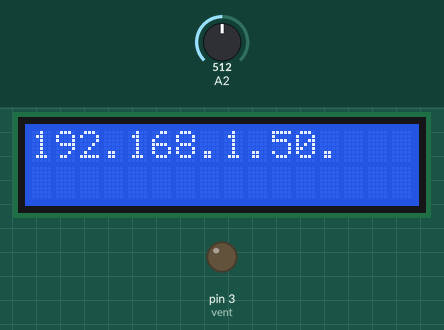
The sketch below on a simulated Arduino Leonardo, built with avr-gcc and run on an emulated ATmega32U4. On the bench: 16×2 character LCD, output pins drawn as LEDs (lit = HIGH). Inputs (shaded band) come from the test bench; at power-on: A2 = 512. WiFi joins after 1.5 s; servers stay silent unless stated; uploads are accepted with an empty reply; what the sketch prints to the serial monitor is not drawn.

Above: at 1.6 s.
At 4.7 s:
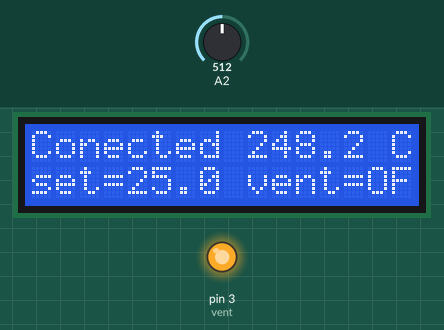
4.8 s: A2 set to 660
At 6.3 s:
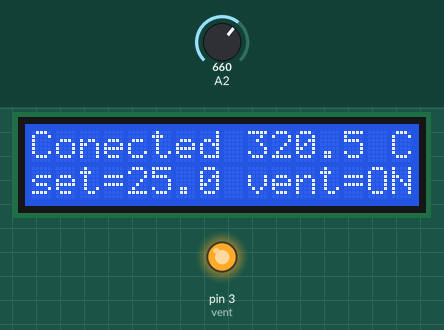
6.7 s: A2 set to 691
At 9.7 s:
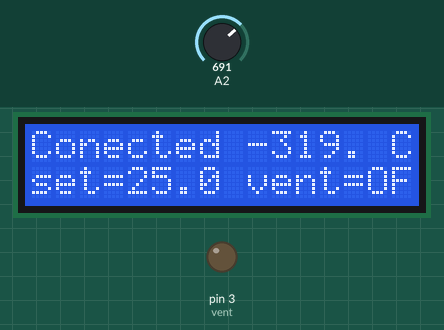
10.6 s: A2 set to 716
At 12.5 s:
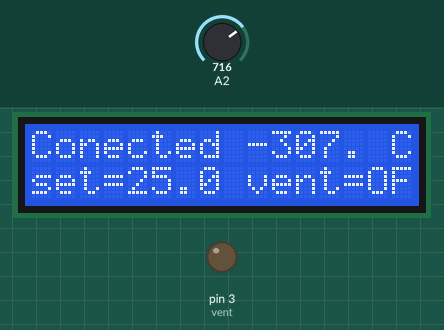
Timing chart, 0 to 14.0 s (numbered marks = the images above; inputs shaded):
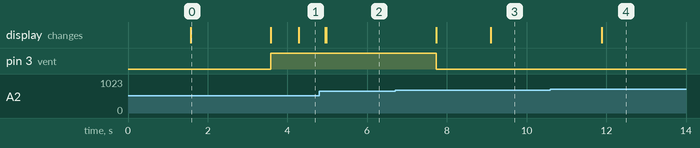

Measured:
- the behaviour switches between 674 and 675 on A2 (found by bisection; images 2 and 3)
- after the input at 4.8 s, the display: first differs from a run without the input after 0.17 s (image 2)
- after the input at 6.7 s, pin 3 (vent): HIGH → LOW after 1.0 s; the display: first changes after 1.0 s (image 3 shows a later state)
- after the input at 10.6 s, the display: changes after 1.3 s (image 4)
- what the display in image 0 shows lasts 2.0 s, from 1.6 s to 3.6 s

The sketch:

scada_v2.ino
```cpp
#include <SPI.h>
#include <Ethernet.h>

#include <LiquidCrystal.h>
LiquidCrystal lcd(9, 8, 7, 6, 5, 4);

int vent = 3;
int ca=0,c=0,canal=0;
int estvent=0;int settem=2500;int setman=0;
int temp=0;

byte mac[] = {
  0x00, 0xAA, 0xBB, 0xCC, 0xDE, 0x02
};

IPAddress server(192, 168, 137, 1);

EthernetClient client;

void setup() {
  // put your setup code here, to run once:
  Serial.begin(9600);
  lcd.begin(16, 2);
  pinMode(vent,'OUTPUT');

  lcd.setCursor(0, 0);
  lcd.print("Search DHCP");
  lcd.setCursor(0, 1);

  while (!Serial) {
    ; // wait for serial port to connect. Needed for Leonardo only
  }

  if (Ethernet.begin(mac) == 0) {
    Serial.println("Failed to configure Ethernet using DHCP");
    lcd.setCursor(0, 0);
    lcd.print("DHCP Failed");
    // no point in carrying on, so do nothing forevermore:
    for (;;)
      ;
  }
  lcd.setCursor(0, 0);
  // print your local IP address:
  Serial.print("My IP address: ");
  for (byte thisByte = 0; thisByte < 4; thisByte++) {
    // print the value of each byte of the IP address:
    lcd.print(Ethernet.localIP()[thisByte], DEC);
    lcd.print(".");
  }

  // give the Ethernet shield a second to initialize:
  delay(2000);
  Serial.println("connecting...");
  lcd.clear();

}

void loop() {
  // put your main code here, to run repeatedly:
  temp = ((analogRead(A2)*0.488758553274682)-2)*100;
  Serial.println(temp);
  lcd.setCursor(9,0);
  int deci=temp%100;
  lcd.print(temp/100);
  lcd.print(".");
  lcd.print(deci);
  lcd.setCursor(14,0);
  lcd.print(" C");
  lcd.setCursor(9,1);
  lcd.print("vent=");
  if (digitalRead(vent)==0){
  lcd.print("OF");
  }
  else{
    lcd.print("ON");
  }
  control();

  client.stop();
    client.flush();
    Serial.println();
    delay(500);
  if (client.connect(server, 80)) {
    client.print("GET /scada/server/dispositivo.php?id=1&getEstado=");
    client.print(digitalRead(vent));
    client.print("&getTemperatura=");
    client.println(temp);
    client.stop();
    client.flush();
    Serial.println();
    lcd.setCursor(0,0);
    lcd.print("Conected");
    delay(200);
  }
    else{
      lcd.setCursor(0,0);
      lcd.print("#E/Serv");
      loop();
    }


  if (client.connect(server, 80)) {
    //Serial.println("connected");
    client.println("GET /scada/server/dispositivo.php?id=1"); // the HTTP request
  }
  else {
  // if you didn't get a connection to the server:
  //  Serial.println("connection failed");
      lcd.setCursor(0,0);
      lcd.print("#E/Server");
      loop();
  }

  delay(200);

  if (client.connected()) {
     while (client.available()) {
      c=client.read();
      //Serial.println(c);
        if (c==10){
          estvent=client.read()-48;
        }
        if (c==44){
          settem= (client.read()-48)*1000;
          settem=settem+(client.read()-48)*100;
          settem=settem+(client.read()-48)*10;
          settem=settem+(client.read()-48);
        }
        if (c==46){
          setman=(client.read()-48);
        }
    }
    Serial.println(settem);
    Serial.println(estvent);
    Serial.println(setman);

  Serial.println();
}
 else {
    client.stop();
    client.flush();
    Serial.println();

 }
  control();


  /*

  if (temp>settem || (setman==1 && estvent==1)){
    digitalWrite(8,1);
  }
  else if (setman==1 && estvent==0){
    digitalWrite(8,0);
  }
  else{
    digitalWrite(8,0);
  }
  */

  delay(10);
}

void control(){

  lcd.setCursor(0,1);
  lcd.print("set=");
  int deci=settem%100;
  lcd.print(settem/100);
  lcd.print(".");
  lcd.print(deci);

  lcd.setCursor(9,1);
  lcd.print("vent=");
  if (digitalRead(vent)==0){
  lcd.print("OF");
  }
  else{
    lcd.print("ON");
  }
  if (setman==0){
    if (temp>settem){
      digitalWrite(vent,1);
    }
    else{
      digitalWrite(vent,0);
    }
  }else if(setman==1){
    if (estvent==1){
      digitalWrite(vent,1);
    }
    else {
      digitalWrite(vent,0);
    }
  }
}
```
